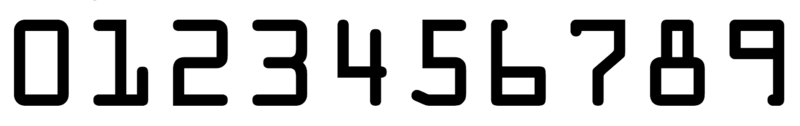
#> input picture Python/信用卡匹配/ocr_a_reference.png, 800 x 126 px
$ python '信用卡匹配.py'   (older library calls are emulated)
#> lines starting #> are read from the running program, lines starting #| are printed output that depends on the picture; after the words box and inside, x2 and y2 are one past the last pixel; in counts of white or black regions, pixels touching at a corner belong together
from imutils import contours
import numpy as np
import argparse
import cv2
import myutils
def cv_show(name,img):
 	cv2.imshow(name, img)
 	cv2.waitKey(0)
 	cv2.destroyAllWindows()

# 指定信用卡类型
FIRST_NUMBER = {
 	"3": "American Express",
 	"4": "Visa",
 	"5": "MasterCard",
 	"6": "Discover Card"
}

#导入原始图片并显示
img = cv2.imread("ocr_a_reference.png")
#> img is the input picture: shape (126, 800, 3); mean B, G, R 200.7, 200.7, 200.7
#cv_show("img",img)
#将原视图片转换为灰度图并显示
ref = cv2.cvtColor(img, cv2.COLOR_BGR2GRAY)
#cv_show("gray",ref)
#二值图像
ref = cv2.threshold(ref, 175, 255, cv2.THRESH_BINARY_INV)[1]
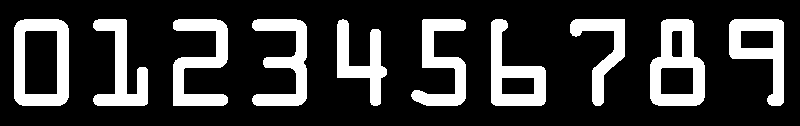
#> ref: shape (126, 800); 22.2% white; 10 white regions
#cv_show("ref",ref)
#计算轮廓
#cv2.findContours()函数接受的参数为二值图，即黑白的（不是灰度图）,cv2.RETR_EXTERNAL只检测外轮廓，cv2.CHAIN_APPROX_SIMPLE只保留终点坐标
#返回的list中每个元素都是图像中的一个轮廓
#ref_, refCnts,hierarchy = cv2.findContours(ref.copy(), cv2.RETR_EXTERNAL, cv2.CHAIN_APPROX_SIMPLE)
refCnts,hierarchy = cv2.findContours(ref.copy(), cv2.RETR_EXTERNAL, cv2.CHAIN_APPROX_SIMPLE)
#> refCnts = 10 contours; largest, box (x1, y1, x2, y2) and area: (14, 19, 69, 106) 4542, (650, 19, 705, 106) 3714, (491, 19, 546, 106) 2608, (729, 19, 784, 106) 2604, (173, 19, 228, 106) 2205
cv2.drawContours(img, refCnts,-1, (0,0,255),3)
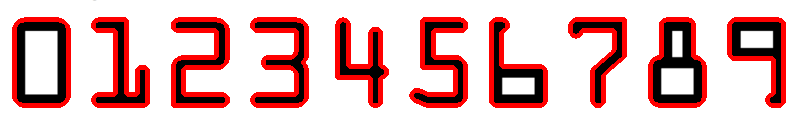
#> img: shape (126, 800, 3); 15.78% of pixels changed, all inside (x1, y1, x2, y2) = (12, 17, 786, 108)
#cv_show("img",img)
#显示目前一共有多少轮廓
#> (the run stopped early here; a loop or call above may not have finished)
